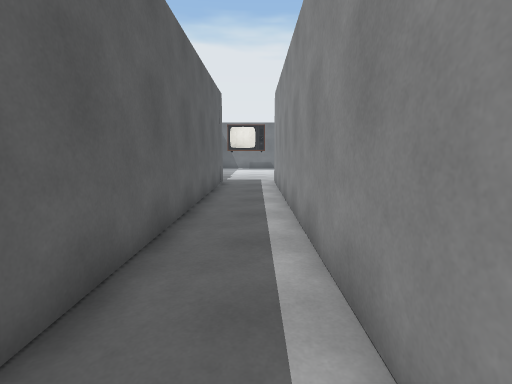
View 1 (above)

17 first-person views from a walk through a 3-D level made in the Unity game engine. The camera is 1.4 m above the floor, tilts 8° down and sees 85° across. The floor is counted in squares, 1 m on a side. Each view is taken from the middle of a square. On the plan, view 1 faces up. The plan holds only what a view shows up to about 14 squares ahead; the rest is blank. The place goes on beyond the plan. The player is left out. Some animated figures are not drawn.

View 2
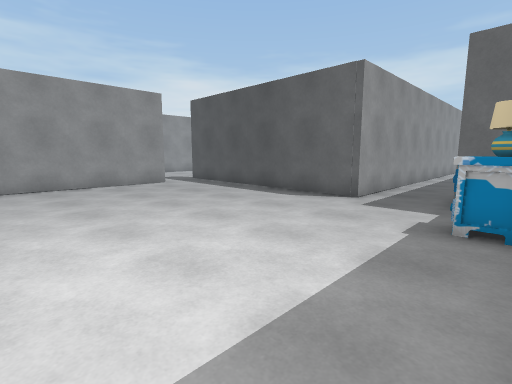

View 3
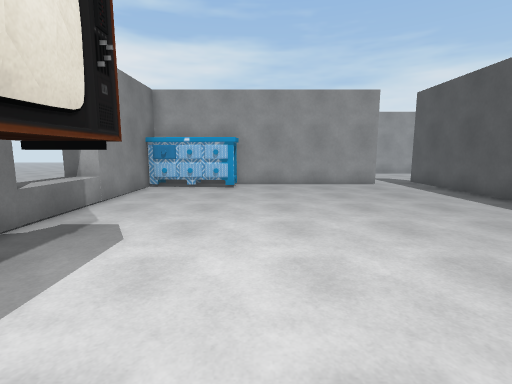

View 4
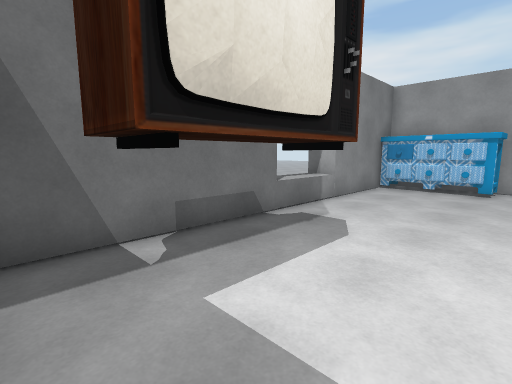

View 5
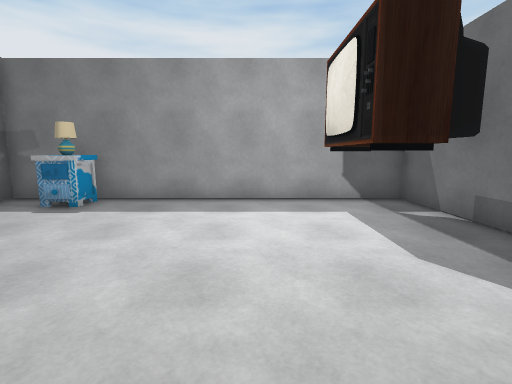

View 6
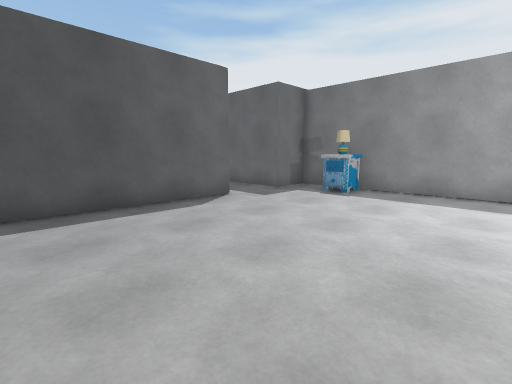

View 7
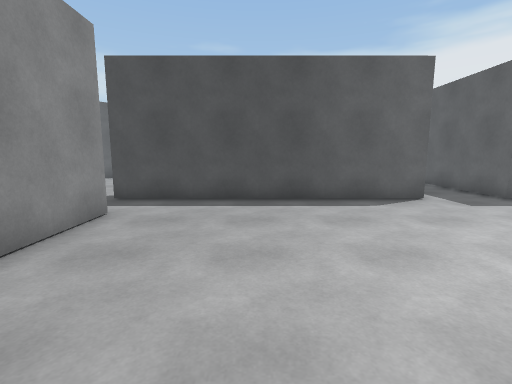

View 8
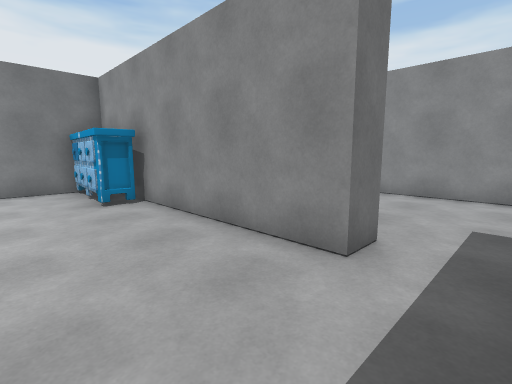

View 9
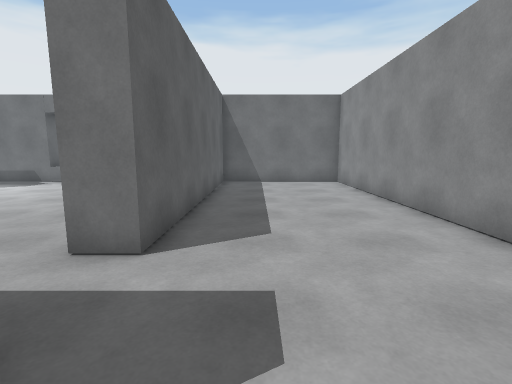

View 10
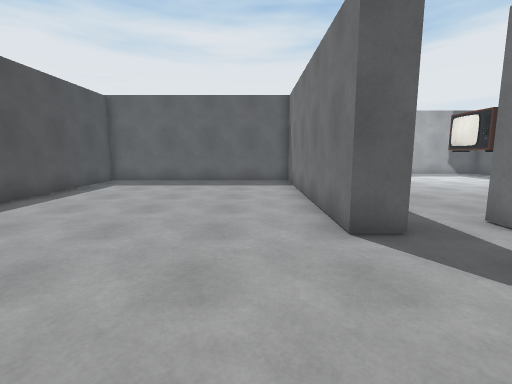

View 11
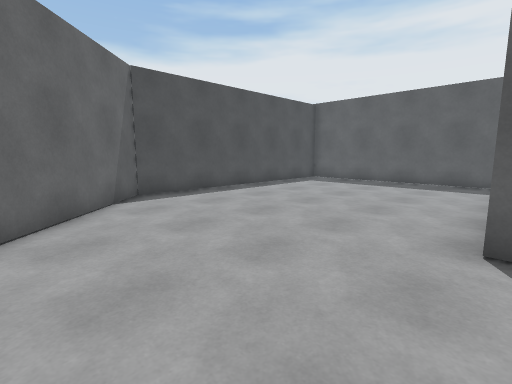

View 12
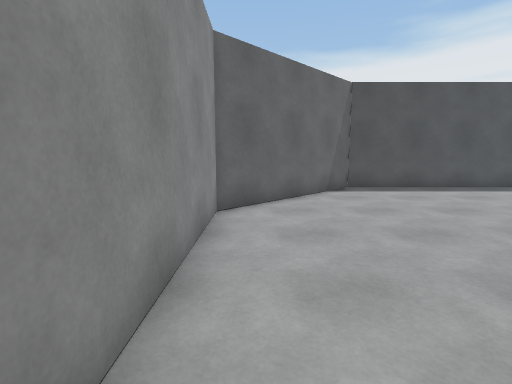

View 13
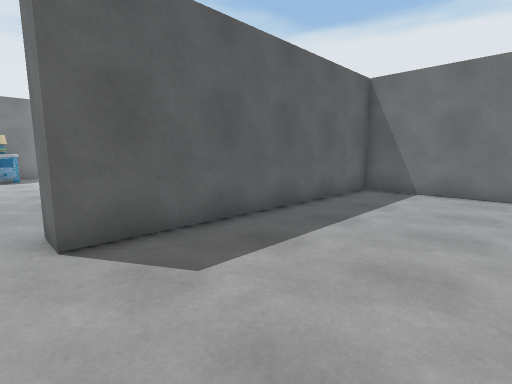

View 14
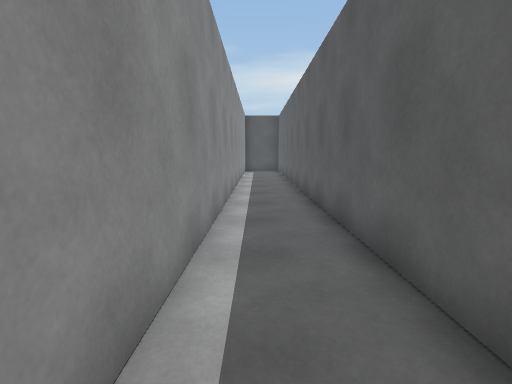

View 15
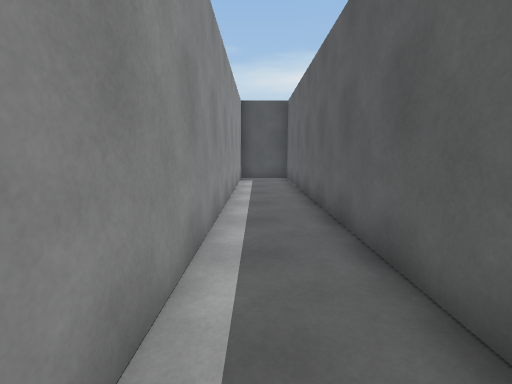

View 16
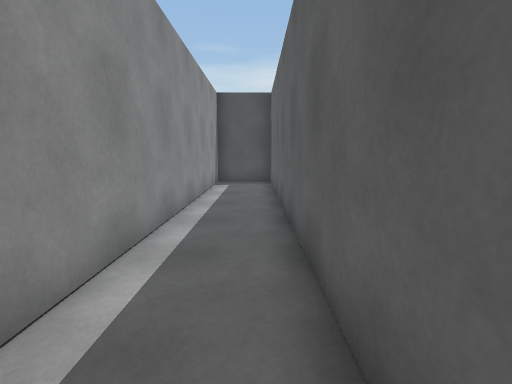

View 17
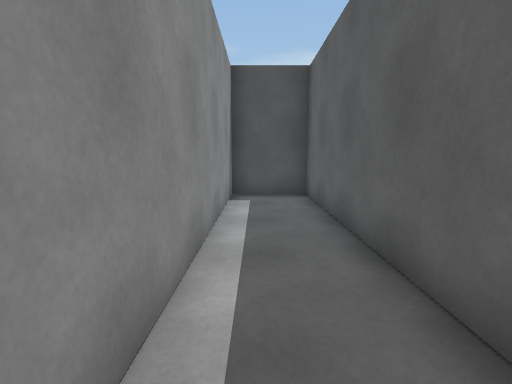

### Floor plan
Ten units are one square. View 1 is at (0, 0); x grows to the right and y downward. Boxes are objects, and circles mark ways between rooms. Rooms are numbered by the first view taken in them; rooms with no view inside come last. Other rooms are left out.
<svg viewBox="-40 -270 204 428">
<path fill="none" stroke="#000" d="M94 -157 94 -219M49 -254 49 -265M22 -261 22 -254M85 -254 -34 -254 -34 -136 -16 -136 -17 153 8 153 9 -136 94 -136M94 -136 104 -136 104 -126 11 -126 11 -39 114 -39 159 -84 159 -254 104 -254 104 -157 94 -157"/>
<rect x="-35" y="-165" width="20" height="20" fill="#bbb"><title>other object</title></rect>
<rect x="-35" y="-165" width="10" height="10" fill="#bbb"><title>other object</title></rect>
<rect x="-25" y="-235" width="10" height="10" fill="#bbb"><title>other object</title></rect>
<rect x="5" y="-245" width="10" height="20" fill="#bbb"><title>other object</title></rect>
<rect x="75" y="-255" width="20" height="40" fill="#bbb"><title>other object</title></rect>
<circle cx="100" cy="-145" r="3" fill="#2a7"/>
<text x="20" y="-140">1</text>
<text x="100" y="-120">2</text>
</svg>
Room 1 opens to room 2.

Where each view was taken, in squares from view 1:
view 1: 0 up, 0 right, facing up
view 2: 22 up, 3 left, facing down-right
view 3: 21 up, 3 left, facing right
view 4: 21 up, 3 left, facing up-right
view 5: 21 up, 5 right, facing left
view 6: 21 up, 7 right, facing down-left
view 7: 22 up, 6 right, facing down
view 8: 14 up, 6 right, facing up-right
view 9: 12 up, 12 right, facing up
view 10: 11 up, 15 right, facing left
view 11: 13 up, 15 right, facing down-left
view 12: 15 up, 15 right, facing down
view 13: 15 up, 15 right, facing up-left
view 14: 6 up, 0 right, facing down
view 15: 0 up, 0 right, facing down
view 16: 2 down, 1 left, facing down
view 17: 6 down, 0 right, facing down
